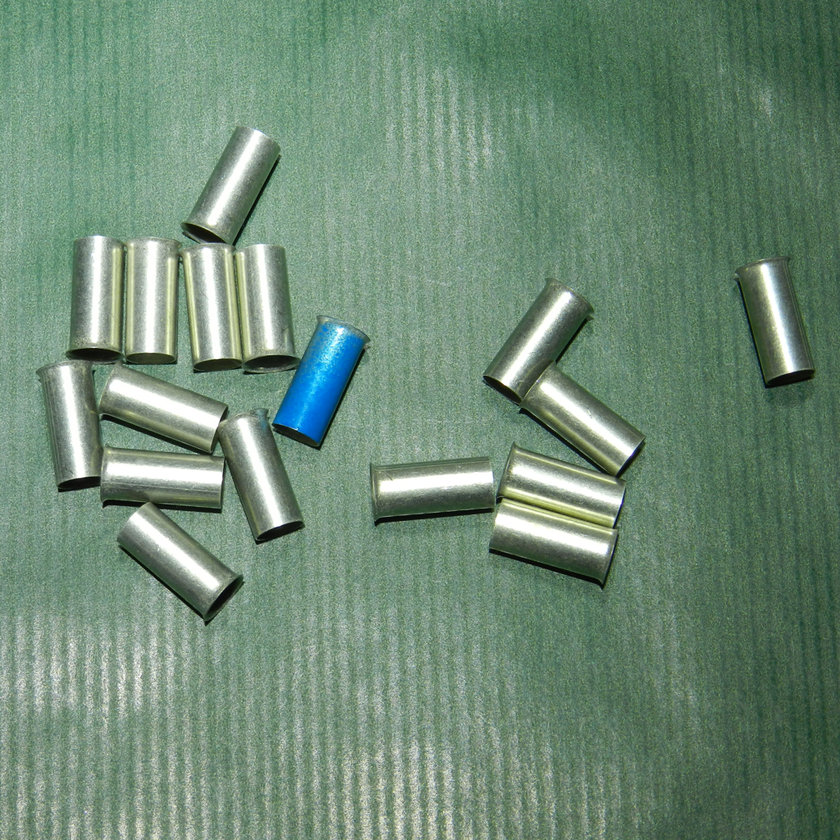
#> input picture TubesDataset/0008.png, 840 x 840 px, shrunk from 1024 x 1024 before the run
$ python start.py
#> lines starting #> are read from the running program, lines starting #| are printed output that depends on the picture; after the words box and inside, x2 and y2 are one past the last pixel; in counts of white or black regions, pixels touching at a corner belong together
import numpy as np
import pandas as pd
import cv2 as cv
import skimage as ski
import matplotlib.pyplot as plt

img = cv.imread("TubesDataset/0008.png", cv.IMREAD_GRAYSCALE)
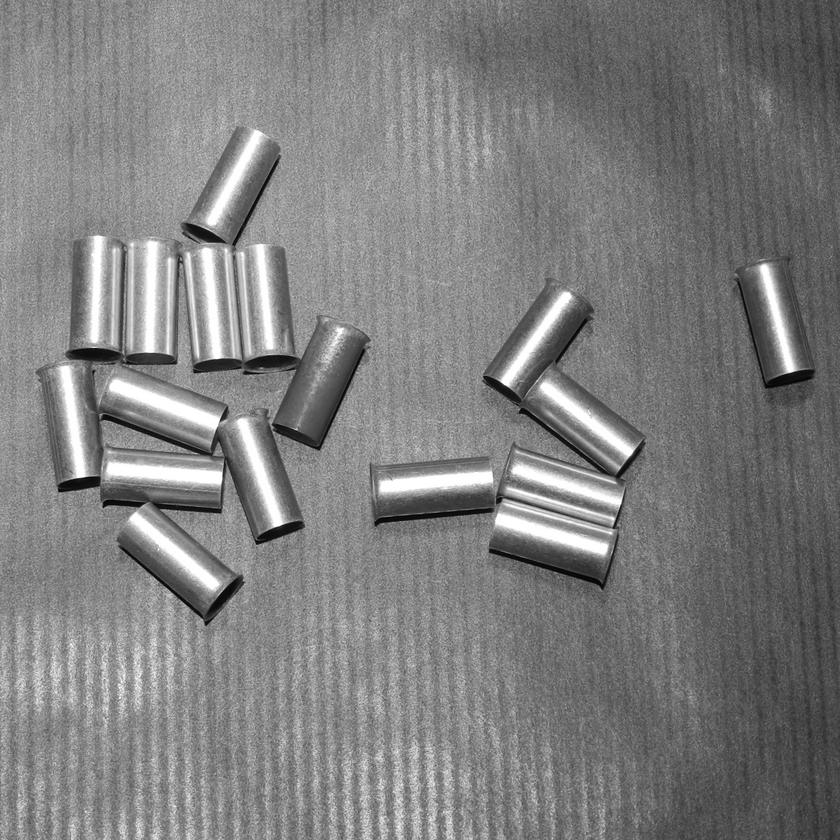
#> img: shape (840, 840); min 1, max 255, mean 127

blurred = cv.GaussianBlur(img, (13, 13), 0)
canny = cv.Canny(blurred, 30, 100)
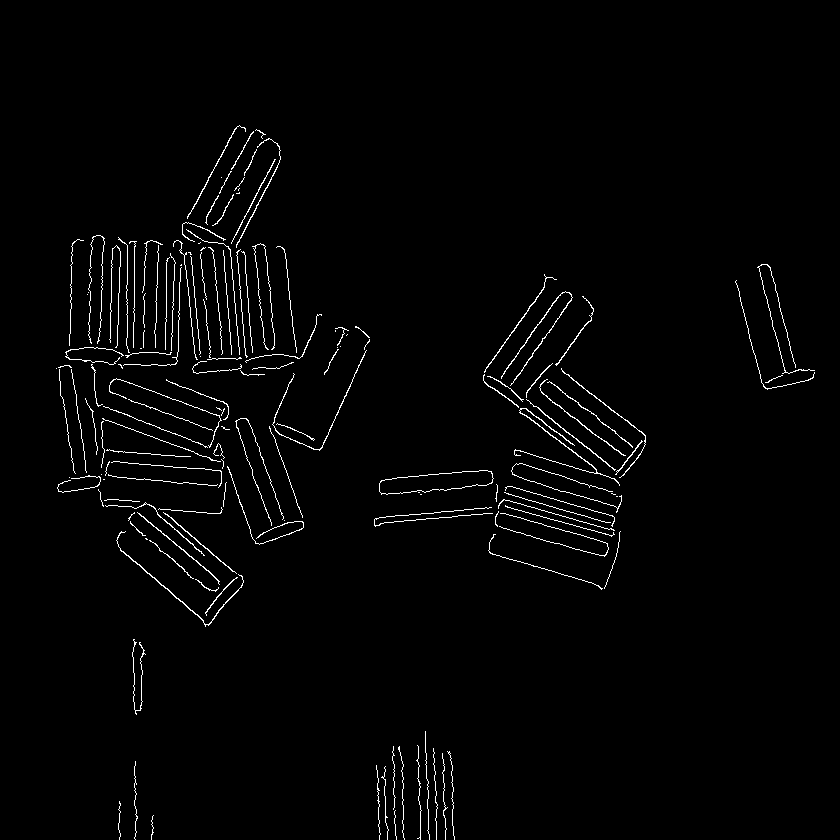
#> canny: shape (840, 840); 1.8% white in thin lines or dots, all inside (x1, y1, x2, y2) = (56, 125, 815, 840)

kernel = cv.getStructuringElement(cv.MORPH_ELLIPSE, (3, 3))
closed = cv.morphologyEx(canny, cv.MORPH_CLOSE, kernel, iterations=5)
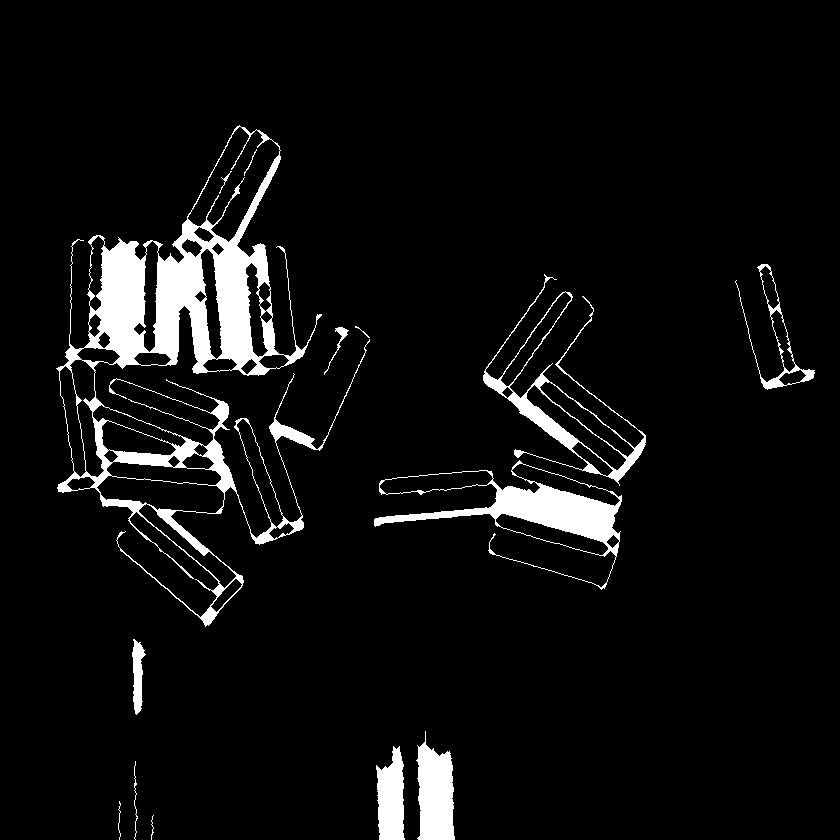
#> closed: shape (840, 840); 5.9% white; 14 white regions, largest, box (x1, y1, x2, y2) and area: (56, 125, 370, 627) 25363, (374, 460, 622, 590) 6157, (483, 274, 646, 486) 3386


fig, ax = plt.subplots(1, 3, figsize=(15, 5))

ax[0].imshow(img, cmap='gray')
ax[0].set_title("Original")

ax[1].imshow(canny, cmap='gray')
ax[1].set_title("Canny")

ax[2].imshow(closed, cmap='gray')
ax[2].set_title("Morphological Closing")

plt.tight_layout()
plt.show()
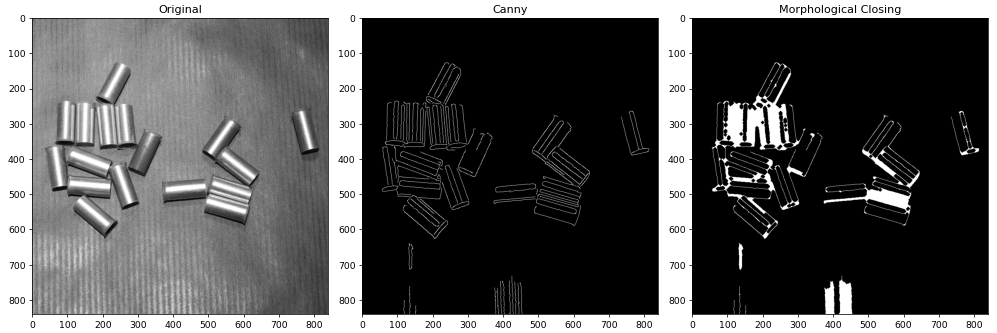
#> figure drawn by matplotlib, 3 panels

$ run again, with TubesDataset/0001.png copied over TubesDataset/0008.png
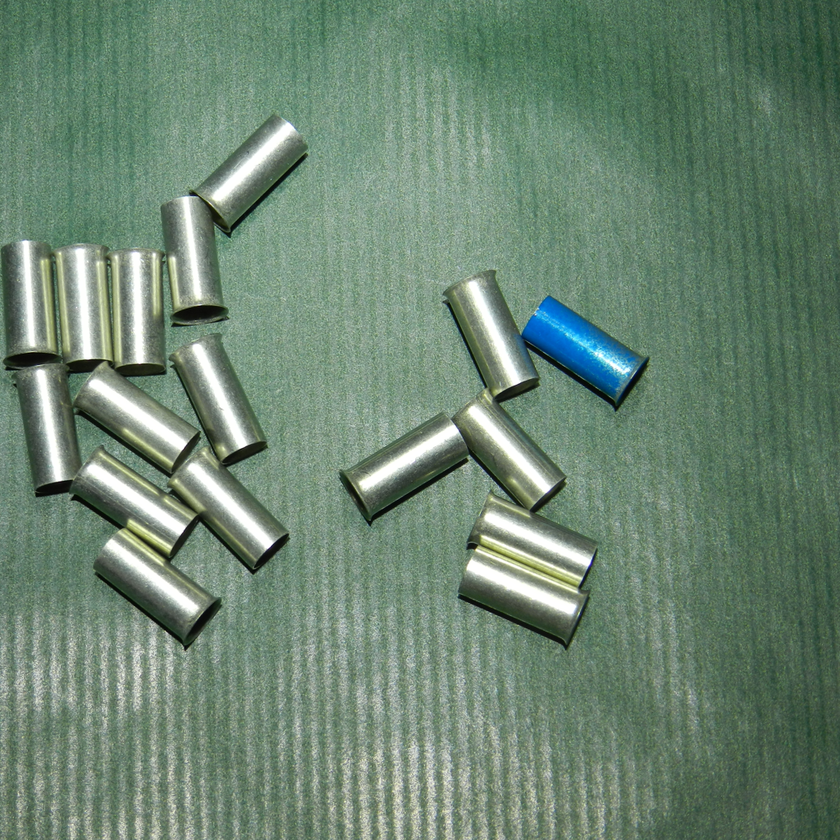
#> input picture TubesDataset/0001.png, 840 x 840 px, shrunk from 1024 x 1024 before the run
#> `canny = cv.Canny(blurred, 30, 100)`:
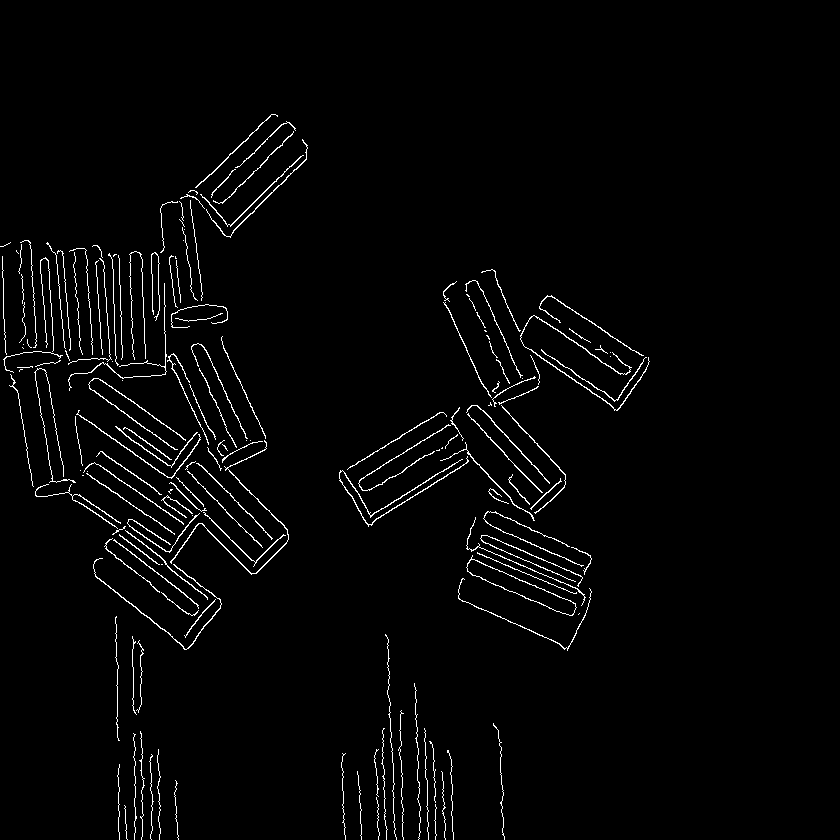
#> canny: shape (840, 840); 2.2% white in thin lines or dots, all inside (x1, y1, x2, y2) = (0, 114, 650, 840)
#> closed: shape (840, 840); 7% white; 18 white regions (4 under 20 px), largest, box (x1, y1, x2, y2) and area: (0, 114, 308, 650) 27419, (339, 269, 650, 527) 6934, (458, 511, 592, 651) 5087
#> `plt.show()`:
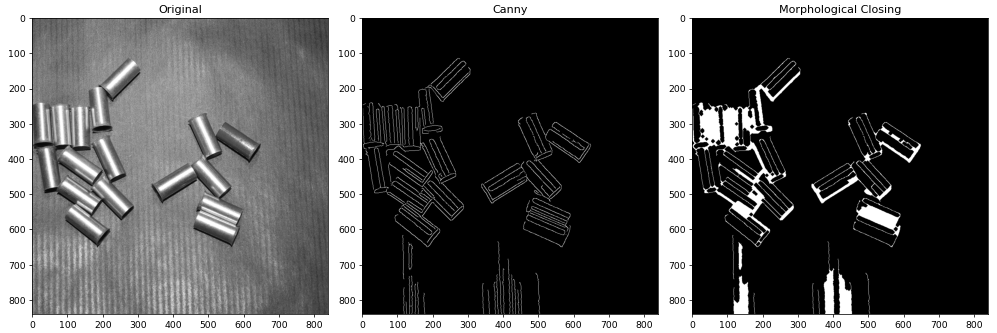
#> figure drawn by matplotlib, 3 panels

$ run again, with TubesDataset/0002.png copied over TubesDataset/0008.png
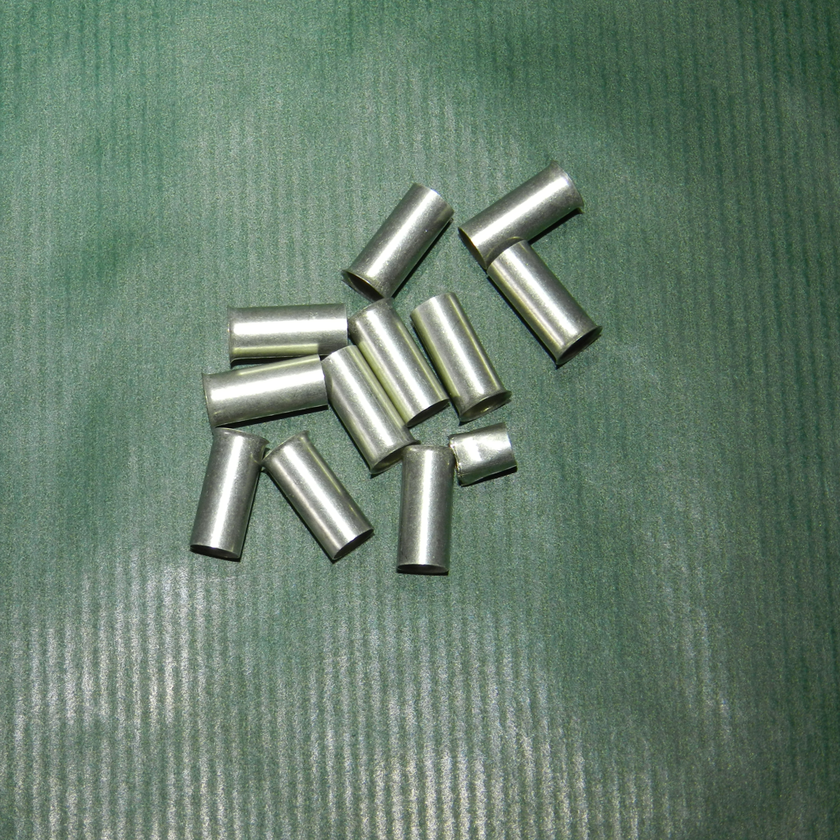
#> input picture TubesDataset/0002.png, 840 x 840 px, shrunk from 1024 x 1024 before the run
#> `canny = cv.Canny(blurred, 30, 100)`:
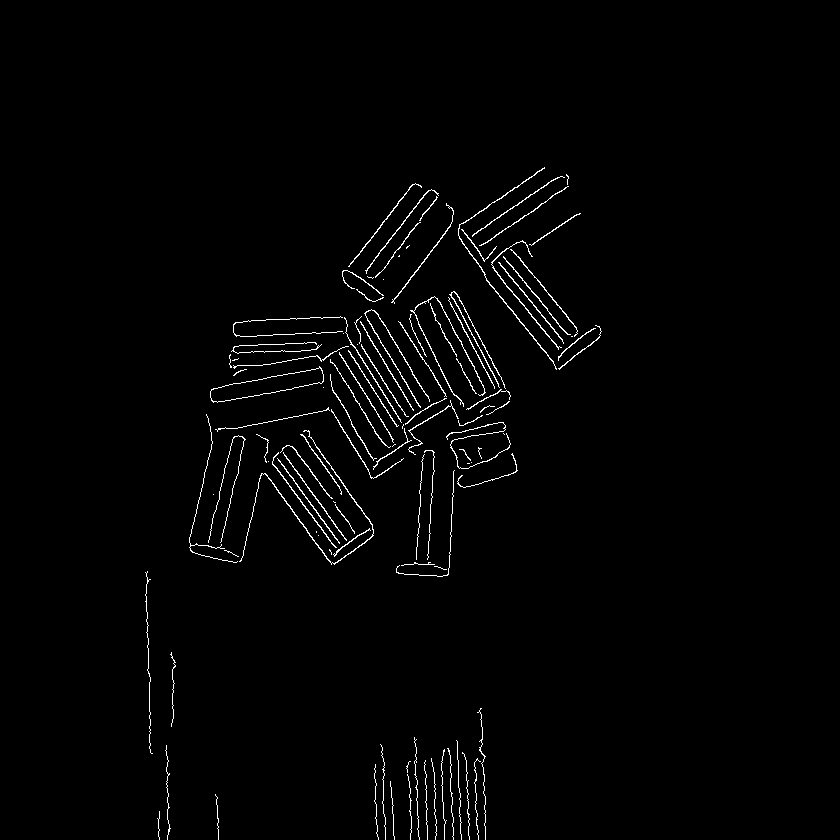
#> canny: shape (840, 840); 1.5% white in thin lines or dots, all inside (x1, y1, x2, y2) = (145, 167, 602, 840)
#> closed: shape (840, 840); 4.6% white; 9 white regions, largest, box (x1, y1, x2, y2) and area: (189, 291, 518, 577) 19268, (406, 708, 486, 840) 6420, (391, 167, 602, 370) 3903
#> `plt.show()`:
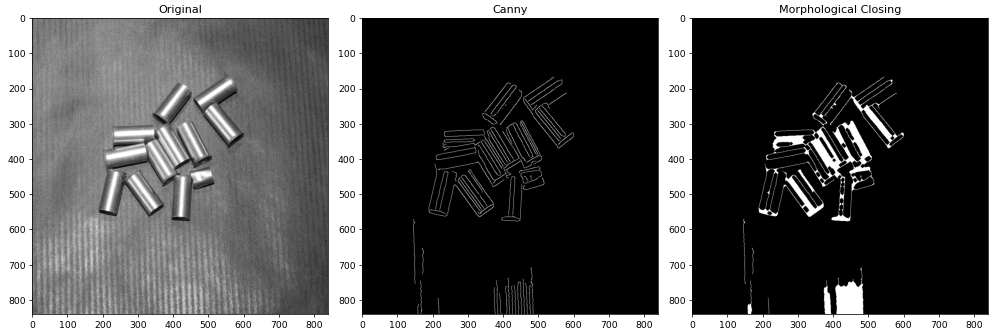
#> figure drawn by matplotlib, 3 panels

$ run again, with TubesDataset/0003.png copied over TubesDataset/0008.png
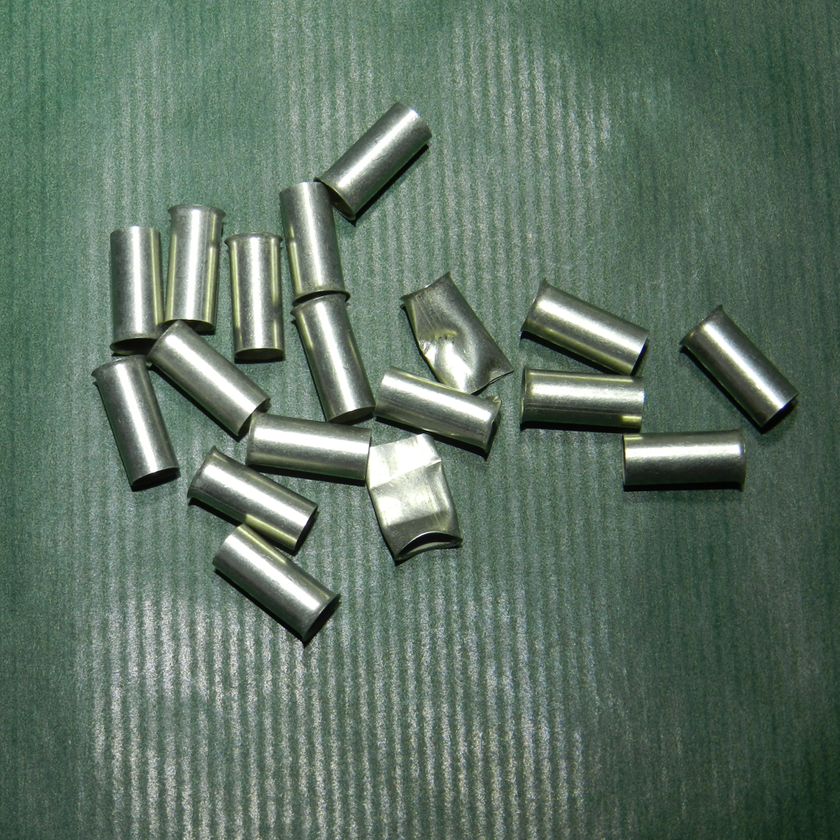
#> input picture TubesDataset/0003.png, 840 x 840 px, shrunk from 1024 x 1024 before the run
#> `canny = cv.Canny(blurred, 30, 100)`:
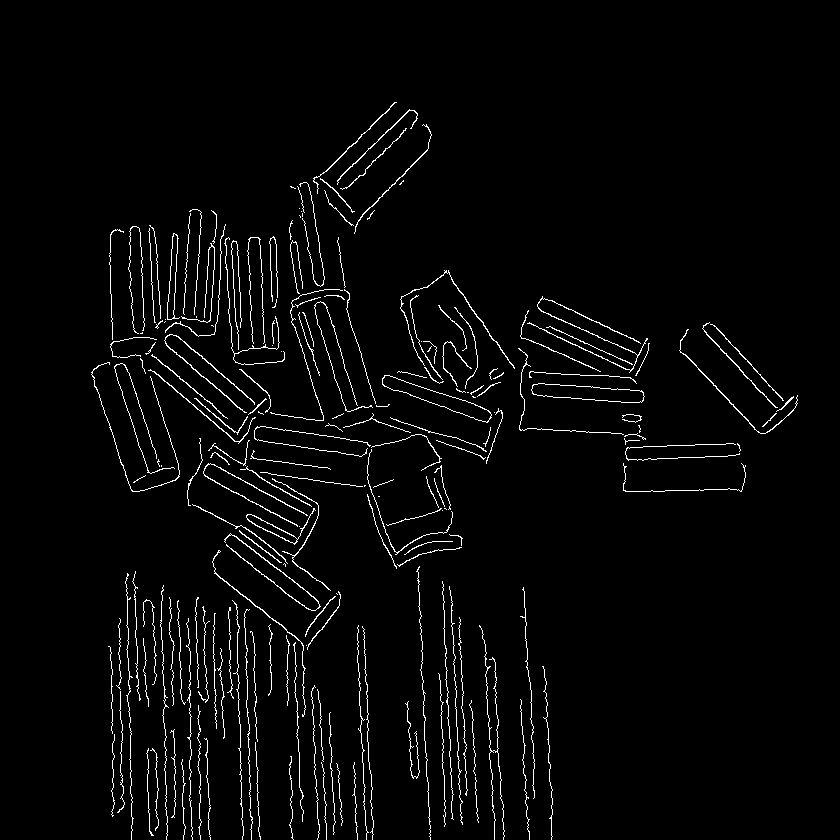
#> canny: shape (840, 840); 2.9% white in thin lines or dots, all inside (x1, y1, x2, y2) = (91, 102, 798, 840)
#> closed: shape (840, 840); 10.7% white; 8 white regions, largest, box (x1, y1, x2, y2) and area: (91, 102, 746, 840) 62861, (438, 581, 479, 827) 5332, (352, 625, 374, 840) 2405
#> `plt.show()`:
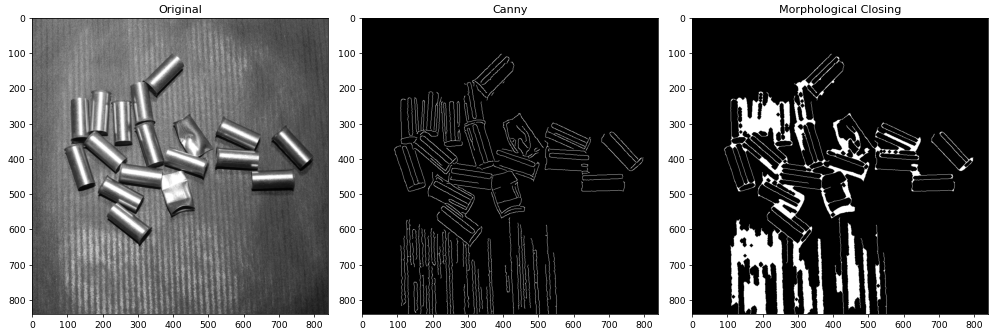
#> figure drawn by matplotlib, 3 panels
